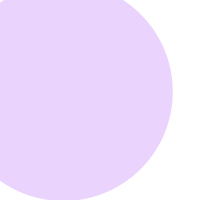
Frame 1 (no input)
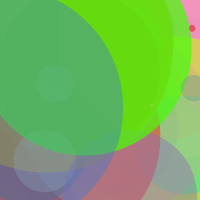
Frame 60 (the mouse pressed at the canvas centre just before this capture)
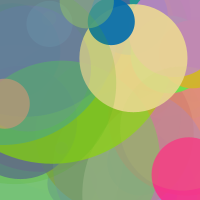
Frame 120 (the mouse held since frame 60 and released just before this capture)

The Processing sketch that drew these frames (run headless with seeded random() and noise(); from frame 60 on, the mouse is pressed at the canvas centre):

// Processing sketch: Day_Six
// ── Day_Six.pde
float r; //setting up variable
float g; //setting up variable
float b; //setting up variable
float a; //setting up variable

float diam; //setting up variable
float x; //setting up variable
float y; //setting up variable


void setup(){ //runs once
  size(200,200); //size of square
  
 background(255); //color of square
  
}

void draw(){ //constintly runs it
  r = random(255); //color of variable 
  g = random(255); //color of variable
  b = random(255); //color of variable
  a = random(255); //color of variable
  diam = random(255); //color of variable
  x = random(width); //randomizes location
  y = random(height); //randomizes location
  
  //background(255);
  
  noStroke(); //no outline
  fill(r,g,b,a); //color within the next shape
  ellipse(x,y,diam,diam); //first circle
  
  //delay(500);
  
}
